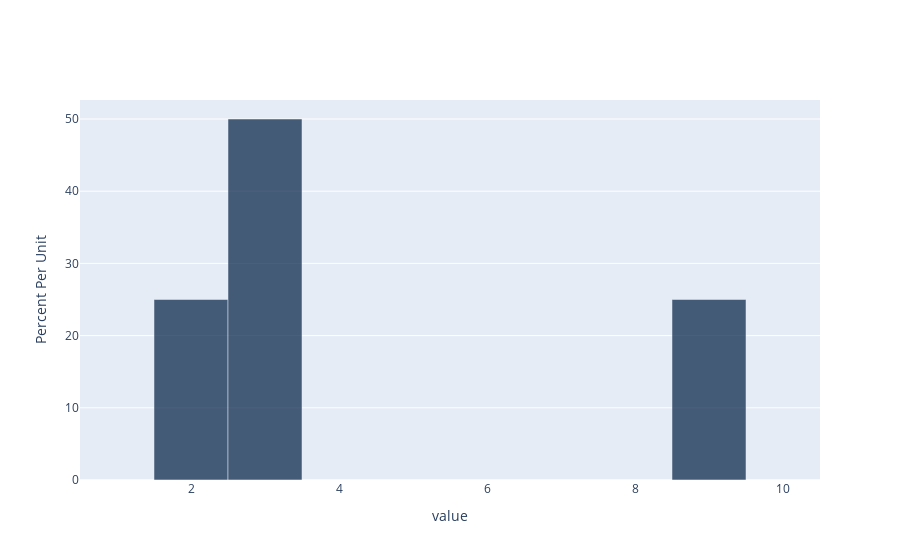

Here is the notebook cell this chart was saved with:
### Code cell
Table().with_column('value', new_vals).ihist(bins = bins_for_display)

### Figure 1 — Plotly figure (JSON) as saved in the notebook; plotly's stock layout.template omitted (floating-point values rounded to 4 significant figures)
{"data": [{"customdata": ["(0.5, 1.5)", "(1.5, 2.5)", "(2.5, 3.5)", "(3.5, 4.5)", "(4.5, 5.5)", "(5.5, 6.5)", "(6.5, 7.5)", "(7.5, 8.5)", "(8.5, 9.5)", "(9.5, 10.5)", "(10.5, 9.0)"], "hovertemplate": "Bin Endpoints: %{customdata}<br>Bar Height: %{y}", "marker": {"color": "rgb(0,30,66)"}, "name": "value", "opacity": 0.7, "type": "bar", "width": [1, 1, 1, 1, 1, 1, 1, 1, 1, 1], "x": [1, 2, 3, 4, 5, 6, 7, 8, 9, 10], "y": [0, 25, 50, 0, 0, 0, 0, 0, 25, 0]}], "layout": {"barmode": "overlay", "xaxis": {"title": {"text": "value "}}, "yaxis": {"automargin": true, "title": {"text": "Percent Per Unit"}}}}
